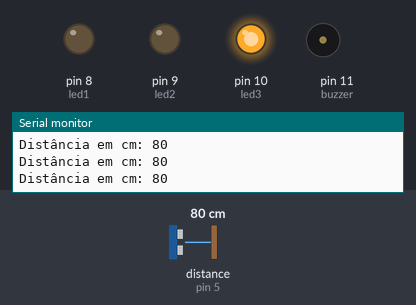
This sketch was run on a simulated Arduino Uno, built with avr-gcc and run on an emulated ATmega328P. Parts: output pins drawn as LEDs (lit = HIGH), buzzer (waves = sounding, pin HIGH), the last lines printed to the serial monitor. The inputs (shaded band) are chosen by the test bench; at power-on: distance to the obstacle (sensor on pin 5) 80 cm. The echo pulse lasts 58.3 µs per cm.

Above: at 1.2 s.
1.3 s: distance to the obstacle (sensor on pin 5) set to 11 cm
4.3 s: distance to the obstacle (sensor on pin 5) set to 8 cm
At 4.6 s:
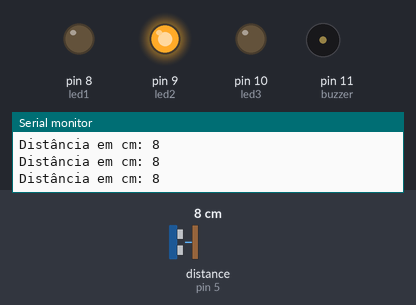
5.8 s: distance to the obstacle (sensor on pin 5) set to 4 cm
At 6.35 s:
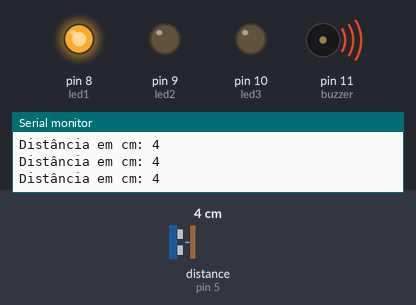
8.8 s: distance to the obstacle (sensor on pin 5) set to 2 cm
At 9.9 s:
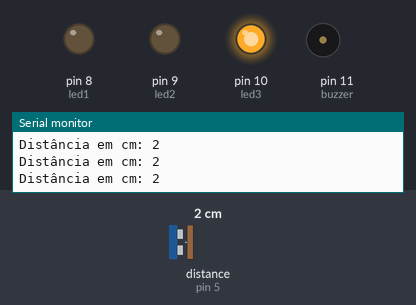
10.3 s: distance to the obstacle (sensor on pin 5) set to 9 cm
At 11.3 s:
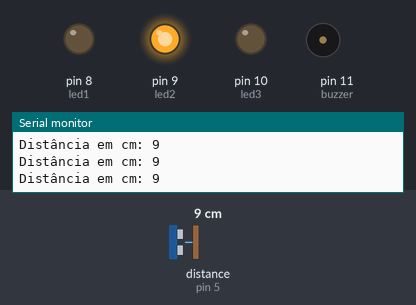
Timing chart, 0 to 13.3 s (numbered marks = the images above; inputs shaded):
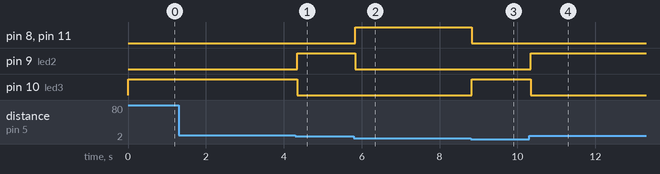

The sketch:

Ultrassonico_LED.ino.ino
```cpp
#include <Ultrasonic.h>
/* Definição dos pinos para sensor de distância, leds e buzzer */
#define pino_trigger 4
#define pino_echo 5
#define led1 8
#define led2 9
#define led3 10
#define buzzer 11

Ultrasonic ultrasonic(pino_trigger, pino_echo); // Objeto da classe Ultrasonic
int distancia = 0; // Variável para armazenar a distância

void setup() {
  Serial.begin(9600);
  Serial.println("Dados do sensor: ");
  /* Configurando pinos de saída para os leds e buzzer */
  pinMode (led1, OUTPUT);
  pinMode (led2, OUTPUT);
  pinMode (led3, OUTPUT);
  pinMode (buzzer, OUTPUT);
  digitalWrite (buzzer, LOW);
  digitalWrite (led1, LOW);
  digitalWrite (led2, LOW);
  digitalWrite (led3, LOW);
}

void loop() {

  distancia = ultrasonic.distanceRead(); // Atualiza valor da distância, dependendo da biblioteca pode ser também ultrasonic.Ranging(CM);
  Serial.print ("Distância em cm: ");
  Serial.println(distancia); // Exibe valor da distância na tela, para debugar


  /* Condições para ligar 1 LED por vez de acordo com a distância e acionar buzzer em um dos intervalos */
  if (distancia > 3 && distancia < 7){
    digitalWrite (led1, HIGH);
    digitalWrite (led2, LOW);
    digitalWrite (led3, LOW);
    digitalWrite (buzzer, HIGH);
    delay (80);
    digitalWrite (buzzer, LOW);
  }

  else if (distancia > 7 && distancia < 10){
    digitalWrite (led2, HIGH);
    digitalWrite (led1, LOW);
    digitalWrite (led3, LOW);
  }

  else{
    digitalWrite (led3, HIGH);
    digitalWrite (led2, LOW);
    digitalWrite (led1, LOW);
  }

  digitalWrite (buzzer, LOW);

}
```

Measured:
- the behaviour switches between 10 and 9 cm on distance to the obstacle (sensor on pin 5) (found by bisection; images 0 and 1)
- the behaviour switches between 4 and 3 cm on distance to the obstacle (sensor on pin 5) (found by bisection; images 2 and 3)
- after the input at 4.3 s, pin 9 (led2): LOW → HIGH at once; pin 10 (led3): HIGH → LOW at once
- after the input at 5.8 s, pin 8 (led1), pin 11 (buzzer): LOW → HIGH at once; pin 9 (led2): HIGH → LOW at once
- after the input at 8.8 s, pin 8 (led1), pin 11 (buzzer): HIGH → LOW at once; pin 10 (led3): LOW → HIGH at once
- after the input at 10.3 s, pin 9 (led2): LOW → HIGH at once; pin 10 (led3): HIGH → LOW at once
